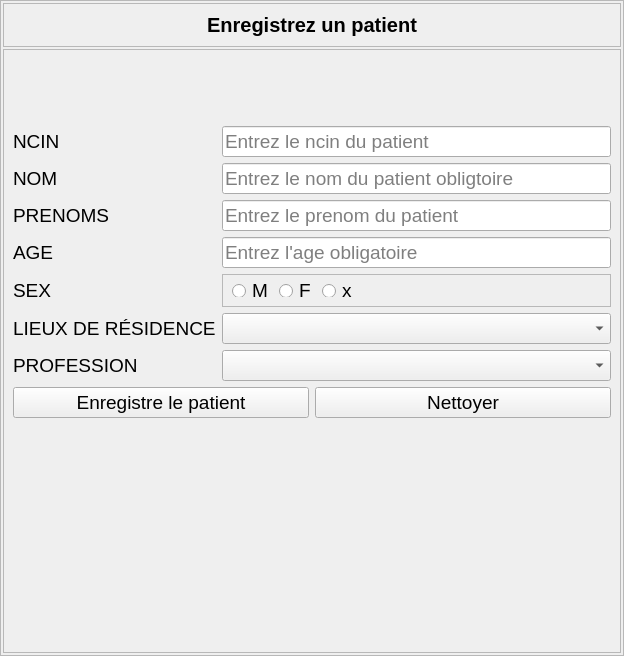
<?xml version="1.0" encoding="UTF-8"?>
<ui version="4.0">
 <class>Form</class>
 <widget class="QWidget" name="Form">
  <property name="geometry">
   <rect>
    <x>0</x>
    <y>0</y>
    <width>624</width>
    <height>656</height>
   </rect>
  </property>
  <property name="font">
   <font>
    <pointsize>14</pointsize>
   </font>
  </property>
  <property name="windowTitle">
   <string>Form</string>
  </property>
  <layout class="QVBoxLayout" name="verticalLayout">
   <property name="spacing">
    <number>0</number>
   </property>
   <property name="leftMargin">
    <number>0</number>
   </property>
   <property name="topMargin">
    <number>0</number>
   </property>
   <property name="rightMargin">
    <number>0</number>
   </property>
   <property name="bottomMargin">
    <number>0</number>
   </property>
   <item>
    <widget class="QFrame" name="frame">
     <property name="frameShape">
      <enum>QFrame::StyledPanel</enum>
     </property>
     <property name="frameShadow">
      <enum>QFrame::Raised</enum>
     </property>
     <layout class="QVBoxLayout" name="verticalLayout_2">
      <property name="spacing">
       <number>2</number>
      </property>
      <property name="leftMargin">
       <number>2</number>
      </property>
      <property name="topMargin">
       <number>2</number>
      </property>
      <property name="rightMargin">
       <number>2</number>
      </property>
      <property name="bottomMargin">
       <number>2</number>
      </property>
      <item alignment="Qt::AlignTop">
       <widget class="QFrame" name="frame_2">
        <property name="frameShape">
         <enum>QFrame::StyledPanel</enum>
        </property>
        <property name="frameShadow">
         <enum>QFrame::Raised</enum>
        </property>
        <layout class="QVBoxLayout" name="verticalLayout_3">
         <item>
          <widget class="QLabel" name="label">
           <property name="font">
            <font>
             <pointsize>15</pointsize>
             <bold>true</bold>
            </font>
           </property>
           <property name="text">
            <string>Enregistrez un patient</string>
           </property>
           <property name="alignment">
            <set>Qt::AlignCenter</set>
           </property>
          </widget>
         </item>
        </layout>
       </widget>
      </item>
      <item>
       <widget class="QFrame" name="frame_3">
        <property name="enabled">
         <bool>true</bool>
        </property>
        <property name="sizePolicy">
         <sizepolicy hsizetype="Preferred" vsizetype="Expanding">
          <horstretch>0</horstretch>
          <verstretch>0</verstretch>
         </sizepolicy>
        </property>
        <property name="frameShape">
         <enum>QFrame::StyledPanel</enum>
        </property>
        <property name="frameShadow">
         <enum>QFrame::Raised</enum>
        </property>
        <layout class="QVBoxLayout" name="verticalLayout_4">
         <property name="topMargin">
          <number>1</number>
         </property>
         <item>
          <widget class="QFrame" name="frame_6">
           <property name="maximumSize">
            <size>
             <width>16777215</width>
             <height>50</height>
            </size>
           </property>
           <property name="styleSheet">
            <string notr="true">border:none;</string>
           </property>
           <property name="frameShape">
            <enum>QFrame::StyledPanel</enum>
           </property>
           <property name="frameShadow">
            <enum>QFrame::Raised</enum>
           </property>
          </widget>
         </item>
         <item>
          <layout class="QGridLayout" name="gridLayout">
           <property name="topMargin">
            <number>19</number>
           </property>
           <item row="2" column="1">
            <widget class="QLineEdit" name="patientsurname">
             <property name="placeholderText">
              <string>Entrez le prenom du patient</string>
             </property>
            </widget>
           </item>
           <item row="3" column="0">
            <widget class="QLabel" name="label_5">
             <property name="text">
              <string>AGE</string>
             </property>
            </widget>
           </item>
           <item row="4" column="0">
            <widget class="QLabel" name="label_6">
             <property name="text">
              <string>SEX</string>
             </property>
            </widget>
           </item>
           <item row="1" column="1">
            <widget class="QLineEdit" name="patientname">
             <property name="placeholderText">
              <string>Entrez le nom du patient obligtoire</string>
             </property>
            </widget>
           </item>
           <item row="2" column="0">
            <widget class="QLabel" name="label_4">
             <property name="text">
              <string>PRENOMS</string>
             </property>
            </widget>
           </item>
           <item row="6" column="1">
            <widget class="QComboBox" name="comboBox_2">
             <property name="placeholderText">
              <string>Selectionner Votre profession</string>
             </property>
            </widget>
           </item>
           <item row="5" column="1">
            <widget class="QComboBox" name="comboBox">
             <property name="placeholderText">
              <string>Lieux De Résidence</string>
             </property>
            </widget>
           </item>
           <item row="0" column="1">
            <widget class="QLineEdit" name="ncin">
             <property name="placeholderText">
              <string>Entrez le ncin du patient</string>
             </property>
            </widget>
           </item>
           <item row="0" column="0">
            <widget class="QLabel" name="label_2">
             <property name="text">
              <string>NCIN</string>
             </property>
            </widget>
           </item>
           <item row="5" column="0">
            <widget class="QLabel" name="label_8">
             <property name="text">
              <string>LIEUX DE RÉSIDENCE</string>
             </property>
            </widget>
           </item>
           <item row="3" column="1">
            <widget class="QLineEdit" name="patientage">
             <property name="placeholderText">
              <string>Entrez l'age obligatoire</string>
             </property>
            </widget>
           </item>
           <item row="6" column="0">
            <widget class="QLabel" name="label_9">
             <property name="text">
              <string>PROFESSION</string>
             </property>
            </widget>
           </item>
           <item row="4" column="1">
            <widget class="QFrame" name="frame_4">
             <property name="maximumSize">
              <size>
               <width>16777215</width>
               <height>33</height>
              </size>
             </property>
             <property name="styleSheet">
              <string notr="true"/>
             </property>
             <property name="frameShape">
              <enum>QFrame::StyledPanel</enum>
             </property>
             <property name="frameShadow">
              <enum>QFrame::Raised</enum>
             </property>
             <layout class="QHBoxLayout" name="horizontalLayout_2">
              <item alignment="Qt::AlignLeft">
               <widget class="QRadioButton" name="sexmale">
                <property name="text">
                 <string>M</string>
                </property>
               </widget>
              </item>
              <item alignment="Qt::AlignLeft">
               <widget class="QRadioButton" name="sexfemal">
                <property name="text">
                 <string>F</string>
                </property>
               </widget>
              </item>
              <item>
               <widget class="QRadioButton" name="toh">
                <property name="text">
                 <string>x</string>
                </property>
               </widget>
              </item>
              <item>
               <widget class="QLabel" name="label_7">
                <property name="sizePolicy">
                 <sizepolicy hsizetype="Expanding" vsizetype="Preferred">
                  <horstretch>0</horstretch>
                  <verstretch>0</verstretch>
                 </sizepolicy>
                </property>
                <property name="styleSheet">
                 <string notr="true">border:none;</string>
                </property>
                <property name="text">
                 <string/>
                </property>
               </widget>
              </item>
             </layout>
            </widget>
           </item>
           <item row="1" column="0">
            <widget class="QLabel" name="label_3">
             <property name="text">
              <string>NOM</string>
             </property>
            </widget>
           </item>
          </layout>
         </item>
         <item>
          <layout class="QHBoxLayout" name="horizontalLayout">
           <item>
            <widget class="QPushButton" name="savepatient">
             <property name="styleSheet">
              <string notr="true"/>
             </property>
             <property name="text">
              <string>Enregistre le patient</string>
             </property>
             <property name="icon">
              <iconset resource="images.qrc">
               <normaloff>:/images/images/document-save.svg</normaloff>:/images/images/document-save.svg</iconset>
             </property>
             <property name="iconSize">
              <size>
               <width>32</width>
               <height>32</height>
              </size>
             </property>
            </widget>
           </item>
           <item>
            <widget class="QPushButton" name="btndelete">
             <property name="text">
              <string>Nettoyer</string>
             </property>
             <property name="icon">
              <iconset resource="images.qrc">
               <normaloff>:/images/images/gtk-delete.svg</normaloff>:/images/images/gtk-delete.svg</iconset>
             </property>
             <property name="iconSize">
              <size>
               <width>32</width>
               <height>32</height>
              </size>
             </property>
            </widget>
           </item>
          </layout>
         </item>
         <item alignment="Qt::AlignBottom">
          <widget class="QFrame" name="errFrame">
           <property name="maximumSize">
            <size>
             <width>16777215</width>
             <height>0</height>
            </size>
           </property>
           <property name="styleSheet">
            <string notr="true">border:none;</string>
           </property>
           <property name="frameShape">
            <enum>QFrame::StyledPanel</enum>
           </property>
           <property name="frameShadow">
            <enum>QFrame::Raised</enum>
           </property>
           <layout class="QVBoxLayout" name="verticalLayout_5">
            <item>
             <widget class="QLabel" name="erromsg">
              <property name="text">
               <string/>
              </property>
             </widget>
            </item>
           </layout>
          </widget>
         </item>
        </layout>
       </widget>
      </item>
     </layout>
    </widget>
   </item>
  </layout>
 </widget>
 <tabstops>
  <tabstop>ncin</tabstop>
  <tabstop>patientname</tabstop>
  <tabstop>patientsurname</tabstop>
  <tabstop>patientage</tabstop>
  <tabstop>sexmale</tabstop>
  <tabstop>sexfemal</tabstop>
  <tabstop>comboBox</tabstop>
  <tabstop>comboBox_2</tabstop>
 </tabstops>
 <resources>
  <include location="images.qrc"/>
 </resources>
 <connections/>
</ui>
